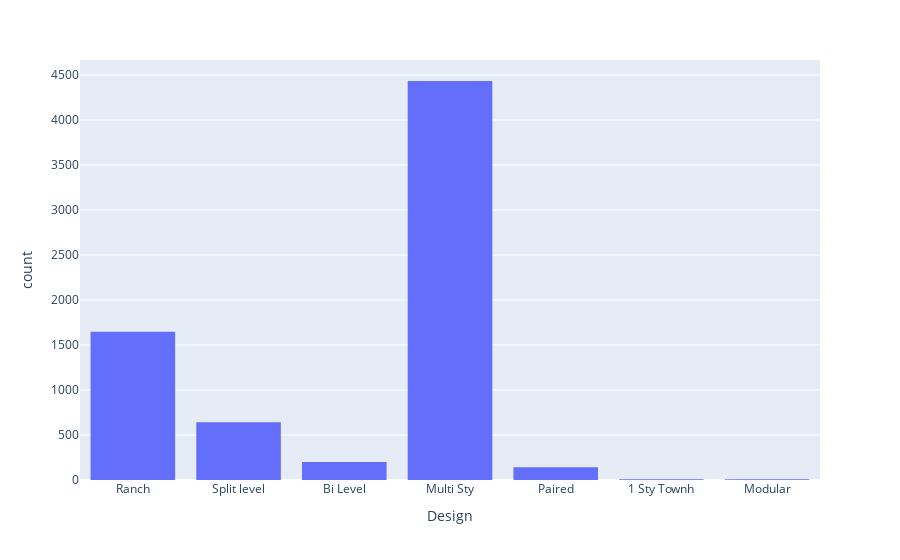

Notebook cell for this chart:
### Code cell
fig = px.histogram(X, x="Design")
fig.show()

### Figure 1 — Plotly figure (JSON) as saved in the notebook; plotly's stock layout.template omitted (floating-point values rounded to 4 significant figures; data arrays with more than 128 entries replaced by an {"elided": "..."} marker saying what was removed)
{"data": [{"alignmentgroup": "True", "bingroup": "x", "hovertemplate": "Design=%{x}<br>count=%{y}<extra></extra>", "legendgroup": "", "marker": {"color": "#636efa", "pattern": {"shape": ""}}, "name": "", "offsetgroup": "", "orientation": "v", "showlegend": false, "type": "histogram", "x": {"elided": "7080 str values"}, "xaxis": "x", "yaxis": "y"}], "layout": {"barmode": "relative", "legend": {"tracegroupgap": 0}, "margin": {"t": 60}, "xaxis": {"anchor": "y", "domain": [0, 1], "title": {"text": "Design"}}, "yaxis": {"anchor": "x", "domain": [0, 1], "title": {"text": "count"}}}}
